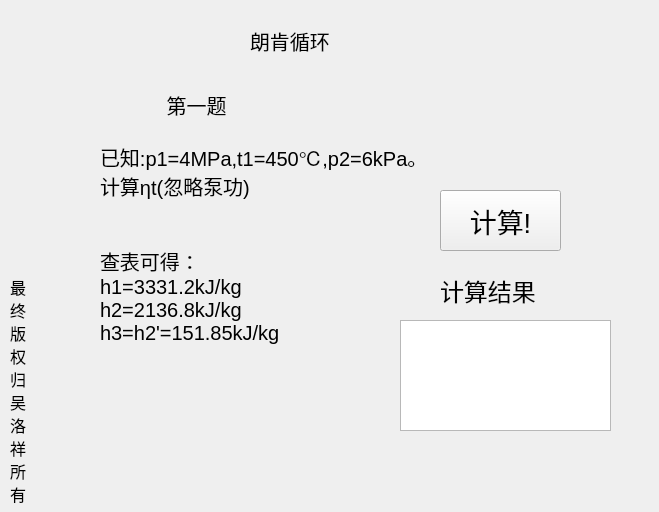
<?xml version="1.0" encoding="UTF-8"?>
<ui version="4.0">
 <class>ThermodynamicsAssignments</class>
 <widget class="QWidget" name="ThermodynamicsAssignments">
  <property name="geometry">
   <rect>
    <x>0</x>
    <y>0</y>
    <width>659</width>
    <height>512</height>
   </rect>
  </property>
  <property name="font">
   <font>
    <pointsize>18</pointsize>
   </font>
  </property>
  <property name="windowTitle">
   <string>Form</string>
  </property>
  <widget class="QPushButton" name="pushButton">
   <property name="geometry">
    <rect>
     <x>440</x>
     <y>190</y>
     <width>121</width>
     <height>61</height>
    </rect>
   </property>
   <property name="font">
    <font>
     <pointsize>20</pointsize>
    </font>
   </property>
   <property name="text">
    <string>计算!</string>
   </property>
  </widget>
  <widget class="QLabel" name="label1">
   <property name="geometry">
    <rect>
     <x>250</x>
     <y>20</y>
     <width>101</width>
     <height>41</height>
    </rect>
   </property>
   <property name="font">
    <font>
     <pointsize>15</pointsize>
    </font>
   </property>
   <property name="text">
    <string>朗肯循环</string>
   </property>
  </widget>
  <widget class="QLabel" name="label1_2">
   <property name="geometry">
    <rect>
     <x>100</x>
     <y>70</y>
     <width>401</width>
     <height>151</height>
    </rect>
   </property>
   <property name="font">
    <font>
     <pointsize>15</pointsize>
    </font>
   </property>
   <property name="text">
    <string>            第一题

已知:p1=4MPa,t1=450℃,p2=6kPa。
计算ηt(忽略泵功)</string>
   </property>
  </widget>
  <widget class="QLabel" name="label1_3">
   <property name="geometry">
    <rect>
     <x>440</x>
     <y>260</y>
     <width>121</width>
     <height>61</height>
    </rect>
   </property>
   <property name="font">
    <font>
     <pointsize>18</pointsize>
    </font>
   </property>
   <property name="layoutDirection">
    <enum>Qt::LeftToRight</enum>
   </property>
   <property name="text">
    <string>计算结果</string>
   </property>
  </widget>
  <widget class="QLabel" name="label1_4">
   <property name="geometry">
    <rect>
     <x>100</x>
     <y>220</y>
     <width>241</width>
     <height>151</height>
    </rect>
   </property>
   <property name="font">
    <font>
     <pointsize>15</pointsize>
    </font>
   </property>
   <property name="text">
    <string>查表可得：
h1=3331.2kJ/kg
h2=2136.8kJ/kg
h3=h2'=151.85kJ/kg</string>
   </property>
  </widget>
  <widget class="QTextBrowser" name="textBrowser">
   <property name="geometry">
    <rect>
     <x>400</x>
     <y>320</y>
     <width>211</width>
     <height>111</height>
    </rect>
   </property>
   <property name="font">
    <font>
     <pointsize>18</pointsize>
    </font>
   </property>
   <property name="html">
    <string>&lt;!DOCTYPE HTML PUBLIC &quot;-//W3C//DTD HTML 4.0//EN&quot; &quot;http://www.w3.org/TR/REC-html40/strict.dtd&quot;&gt;
&lt;html&gt;&lt;head&gt;&lt;meta name=&quot;qrichtext&quot; content=&quot;1&quot; /&gt;&lt;style type=&quot;text/css&quot;&gt;
p, li { white-space: pre-wrap; }
&lt;/style&gt;&lt;/head&gt;&lt;body style=&quot; font-family:'SimSun'; font-size:18pt; font-weight:400; font-style:normal;&quot;&gt;
&lt;p style=&quot;-qt-paragraph-type:empty; margin-top:0px; margin-bottom:0px; margin-left:0px; margin-right:0px; -qt-block-indent:0; text-indent:0px;&quot;&gt;&lt;br /&gt;&lt;/p&gt;&lt;/body&gt;&lt;/html&gt;</string>
   </property>
  </widget>
  <widget class="QLabel" name="label">
   <property name="geometry">
    <rect>
     <x>10</x>
     <y>270</y>
     <width>41</width>
     <height>241</height>
    </rect>
   </property>
   <property name="font">
    <font>
     <pointsize>12</pointsize>
    </font>
   </property>
   <property name="text">
    <string>最
终
版
权
归
吴
洛
祥
所
有</string>
   </property>
  </widget>
 </widget>
 <tabstops>
  <tabstop>pushButton</tabstop>
 </tabstops>
 <resources/>
 <connections>
  <connection>
   <sender>pushButton</sender>
   <signal>clicked()</signal>
   <receiver>ThermodynamicsAssignments</receiver>
   <slot>calculate_answer()</slot>
   <hints>
    <hint type="sourcelabel">
     <x>505</x>
     <y>221</y>
    </hint>
    <hint type="destinationlabel">
     <x>503</x>
     <y>369</y>
    </hint>
   </hints>
  </connection>
 </connections>
 <slots>
  <slot>calculate_answer()</slot>
 </slots>
</ui>
